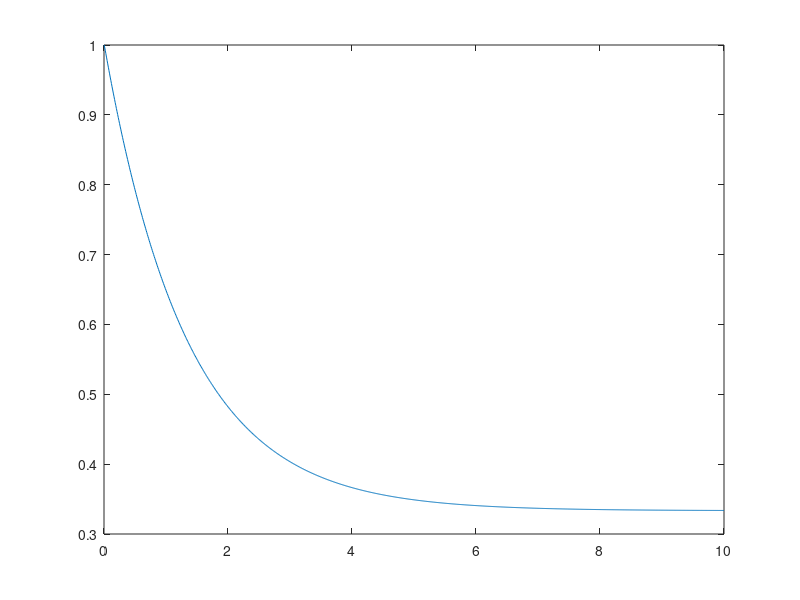

MATLAB code to generate this figure:
Ra = 1;  La = 0.005; Km = 10;  J = 2;  b = 0.5;  Kb = 0.1;
num1= [1];  den1=[La Ra] ;  
num2 = [10];  den2 = [1] ; 
num3 = [1]; den3 = [J b] ; 
sys1 = tf(num1, den1) ;%G1
sys2 = tf(num2, den2) ;
sys3 = tf(num3, den3) ;%G2
sys4 = series(sys1, sys2) ;%kaG1
%{
sys5 = feedback(sys3, sys4) ;
sys = -sys5 ;
sys
%}
sys5 = series(sys4, sys3) ; %it is your G(s)
sys = 1/(1+sys5*Kb)
sys
t = [0:0.01:10];
y = step(sys,t);
plot(t,y)
%book chap 2 pg 140-150 explanation of these concepts
